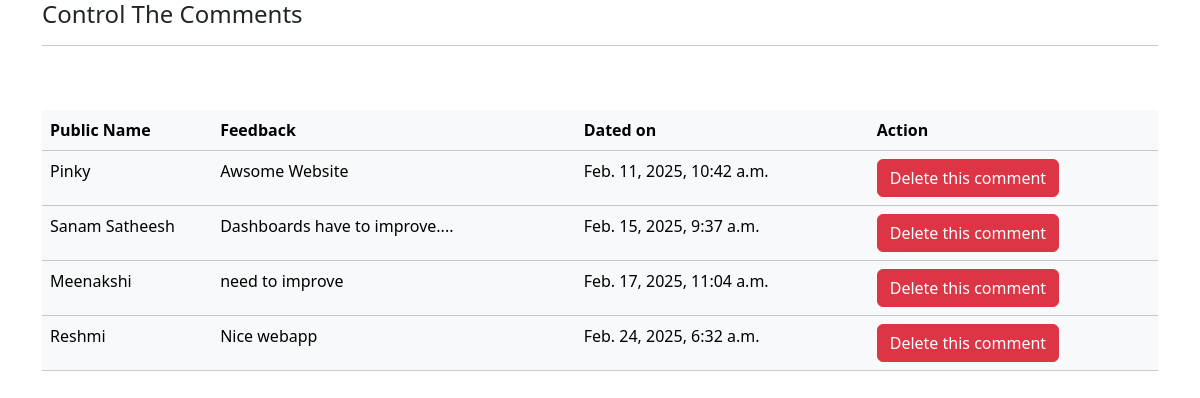
Screenshot of /control_comments with the database file from the repository.
### app1/models.py (models this page shows)
class Comments(models.Model):
    name = models.CharField(max_length=100)
    body = models.TextField()
    date_added = models.DateTimeField(auto_now_add=True)

### app1/views.py (the view)
# urls.py: path('control_comments', views.control_comments_function, name="control_comments_function"),
def control_comments_function(request):
    data1=Comments.objects.all()
    return render(request, "admin_control_comments.html", {'value': data1})

### template/admin_control_comments.html (shortened to what this page needs)
<!doctype html>
<html lang="en">
    <head>
        <link
            href="https://cdn.jsdelivr.net/npm/bootstrap@5.3.2/dist/css/bootstrap.min.css"
            rel="stylesheet"
        />
    </head>
    <body>
        <div class="table-responsive-sm container">
            <h4>Control The Comments</h4>
            <hr>
            <br><br>
            <table class="table table-light">
                <thead>
                    <tr>
                        <th scope="col">Public Name</th>
                        <th scope="col">Feedback</th>
                        <th scope="col">Dated on</th>
                        <th scope="col">Action</th>
                    </tr>
                </thead>
                <tbody>
                    {% for i in value %}
                    <tr>
                        <td style="word-wrap: break-word; white-space: normal; max-width: 100px; text-transform: capitalize;">{{i.name}}</td>
                        <td style="word-wrap: break-word; white-space: normal; max-width: 300px;">{{i.body}}</td>
                        <td>{{i.date_added}}</td>
                        <td>
                            <a href="admin_delete_comment/{{i.id}}" class="btn btn-danger">Delete this comment</a>
                        </td>
                    </tr>
                    {% endfor %}
                </tbody>
            </table>
        </div>
    </body>
</html>

### rows the page displays
Comments: name "Pinky", body "Awsome Website", date_added "Feb. 11, 2025, 10:42 a.m."
Comments: name "Sanam Satheesh", body "Dashboards have to improve....", date_added "Feb. 15, 2025, 9:37 a.m."
Comments: name "Meenakshi", body "need to improve", date_added "Feb. 17, 2025, 11:04 a.m."
Comments: name "Reshmi", body "Nice webapp", date_added "Feb. 24, 2025, 6:32 a.m."
